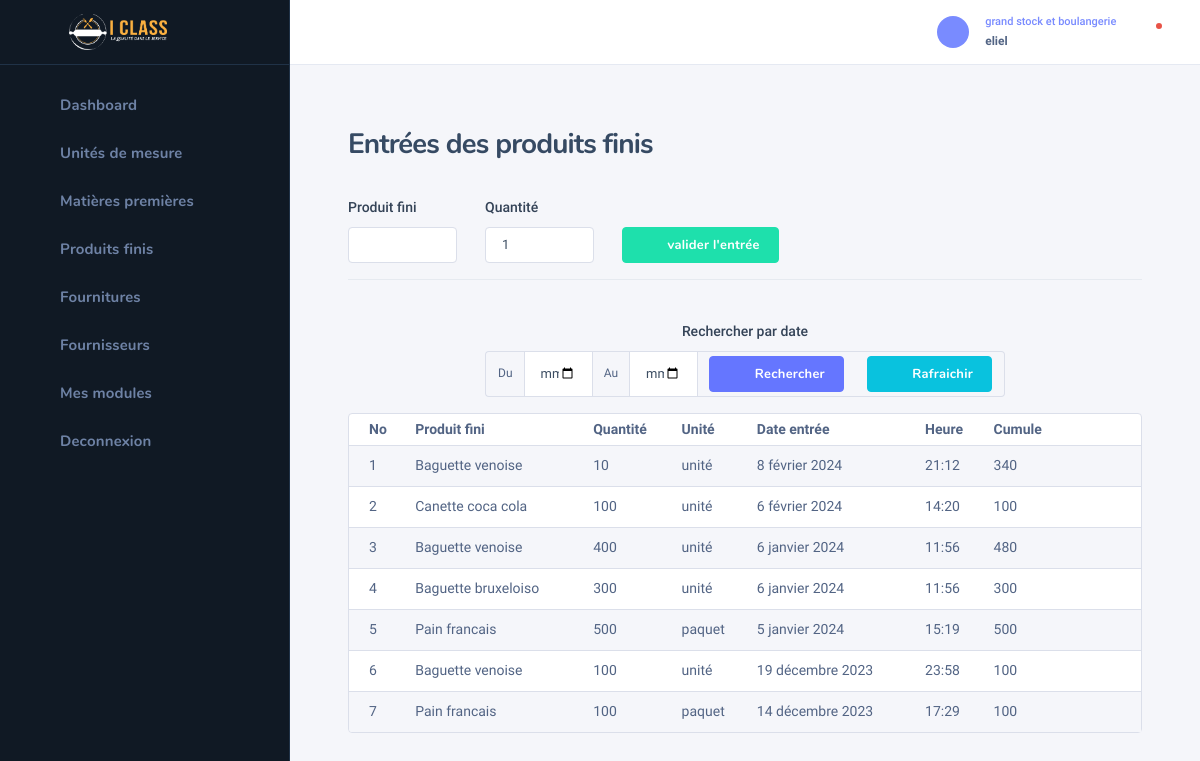
/bakery/entree_pf/ (signed in), run on the app's committed database.
### auth_user/models.py (models this page shows, shortened)
class UserHasRole(models.Model):
    class Meta:
        verbose_name = "Roles utilisateur"
    role = models.ForeignKey(Role, on_delete=models.CASCADE, null=True, blank=True)
    user = models.OneToOneField(User, on_delete=models.CASCADE)

class Role(models.Model):
    name = models.CharField(max_length=255)

### bakery/models.py (models this page shows, shortened)
class EntreePF(models.Model):
    class Meta:
        verbose_name = "Entrées de produit fini"
    produit_fini = models.ForeignKey(ProduitFini, on_delete=models.CASCADE, null=True, verbose_name="produit fini")
    qts = models.IntegerField()
    date = models.DateField(auto_now_add=True, null=True)
    heure = models.TimeField(auto_now_add=True, null=True)
    completed = models.BooleanField(default=False)
    added_at = models.DateTimeField(auto_now_add=True, null=True)
    @property
    def in_stock(self):
        total = 0
        entries = EntreePF.objects.filter(added_at__lt=self.added_at, produit_fini=self.produit_fini)
        outs = SortiePF.objects.filter(added_at__lt=self.added_at, produit_fini=self.produit_fini)
        for entry in entries:
            total += entry.qts
        for o in outs:
            total -= o.qts
        return total + self.qts

class ProduitFini(models.Model):
    class Meta:
        verbose_name = "Produit fini"
    libelle = models.CharField(max_length=255)
    description = models.TextField()
    unite = models.ForeignKey(Unite, on_delete=models.CASCADE)
    critic_qts = models.IntegerField(default=0, blank=True, null=True)
    price = models.DecimalField(max_digits=10, decimal_places=2, null=True, blank=True, default=0, verbose_name="prix")
    type_produit = models.CharField(choices=types_produit, max_length=100, null=True, blank=True,
                                    verbose_name="type de produit")
    total_entry = models.IntegerField(default=0, blank=True, null=True)
    total_out = models.IntegerField(default=0, blank=True, null=True)
    total_sale = models.DecimalField(max_digits=10, decimal_places=2, null=True, blank=True, default=0)

class Unite(models.Model):
    class Meta:
        verbose_name = "Unité de mésure"
    name = models.CharField(max_length=255)

class SortiePF(models.Model):
    class Meta:
        verbose_name = "Sortie de produit fini"
    produit_fini = models.ForeignKey(ProduitFini, on_delete=models.CASCADE, null=True)
    qts = models.IntegerField()
    date = models.DateField(auto_now_add=True, null=True)
    heure = models.TimeField(auto_now_add=True, null=True)
    price = models.DecimalField(max_digits=10, decimal_places=2, null=True, blank=True, verbose_name="prix")
    devise = models.CharField(max_length=25, choices=devises, default=devises[1][0])
    completed = models.BooleanField(default=False)
    added_at = models.DateTimeField(auto_now_add=True, null=True)

### auth_user/decorators.py (the view)
        def wrapper_func(request, *args, **kwargs):
            roles = get_user_roles(request.user)
            check = False
            for i in roles:
                if i.role.name in allowed_roles:
                    check = True
            if check:
                print("Permission accordé")
                return view_func(request, *args, **kwargs)
            else:
                return HttpResponse("Permission non accordée !")

### auth_user/views.py (called while the page is built)
def get_user_roles(utilisateur):
    roles = AffectedRoles.objects.filter(user=utilisateur)
    return roles

### bakery/views.py (called while the page is built, shortened)
@login_required(login_url='login')
@allowed_users(allowed_roles=['grand stock et boulangerie'])
def entree_pf(request):
    pfs = ProduitFini.objects.all()
    entries = EntreePF.objects.all().order_by('-id')
    date1 = None
    date2 = None
    return render(request, 'bakery/entree_pf.html',
                  context={'pfs': pfs, 'entries': entries, 'date1': date1, 'date2': date2})

### utils/context_processor.py (called while the page is built)
def roles_context(request):
    user = request.user
    if user.is_authenticated:
        roles = get_user_roles(user)
        return {'roles': roles.count()}
    return {'roles': 1}

### templates/bakery/entree_pf.html (shortened to what this page needs)
{% extends 'bakery/base_bakery.html' %}
{% load static %}
{% block content %}
    {% include 'bakery/bakery_sidebar.html' %}
    <div class="nk-wrap">
    {% include 'bakery/profile.html' %}
        <div class="nk-content">
            <div class="nk-content ">
                <div class="container-fluid">
                    <div class="nk-content-inner">
                        <div class="nk-content-body">
                            <div class="nk-block-head nk-block-head-sm">
                                <div class="nk-block-between">
                                    <div class="nk-block-head-content">
                                        <h3 class="nk-block-title page-title">Entrées des produits finis</h3>
                                    </div>
                                </div>
                                <div class="nk-block-content row gy-4 mt-2">
                                    <form method="post">
                                        <div class="row">
                                            <div class="col-lg-2">
                                                <div class="form-group">
                                                    <label class="form-label" for="product-title">Produit fini</label>
                                                    <div class="form-control-wrap">
                                                        <input autocomplete="off" type="text" list="pfs" name="name"
                                                               class="form-control" id="product-title" required>
                                                    </div>
                                                </div>
                                            </div>
                                            <div class="col-lg-2">
                                                <div class="form-group">
                                                    <label class="form-label" for="regular-price">Quantité</label>
                                                    <div class="form-control-wrap">
                                                        <input type="number" name="qts" value="1" min="1"
                                                               class="form-control" id="regular-price" required>
                                                    </div>
                                                </div>
                                            </div>
                                            <div class="col-lg-2">
                                                <div class="form-group">
                                                    <button type="submit" id="submit-btn" name="submit-entry"
                                                            class="btn btn-success bg-green-500"
                                                            style="margin-top: 31px"><em
                                                            class="icon ni ni-plus"></em><span>valider l'entrée</span></button>
                                                </div>
                                            </div>
                                        </div>
                                        <hr>
                                    </form>
                                    <form method="get">
                                        <div class="row justify-center text-center">
                                            <div class="col-lg-8">
                                            <div class="form-group">
                                                <label class="form-label text-center">Rechercher par date</label>
                                                <div class="form-control-wrap">
                                                    <div class="input-daterange input-group">
                                                        <div class="input-group-addon">Du</div>
                                                        <input type="date" name="date1" value="{% if date1 %}{{ date1 }}{% endif %}" class="form-control" required/>
                                                        <div class="input-group-addon">Au</div>
                                                        <input type="date" name="date2" value="{% if date2 %}{{ date2 }}{% endif %}" class="form-control"/>
                                                        <div class="input-group-addon">
                                                            <button type="submit" id="submit-btn" name="search"
                                                            class="btn btn-primary"><em
                                                            class="icon ni ni-search"></em><span>Rechercher</span></button>
                                                        </div>
                                                        <div class="input-group-addon">
                                                            <a id="submit-btn" href="{% url 'entree-pf' %}" class="btn btn-info"><em
                                                            class="icon ni ni-repeat-fill"></em><span>Rafraichir</span></a>
                                                        </div>
                                                    </div>
                                                </div>
                                            </div>
                                            </div>
                                        </div>
                                    </form>
                                </div>
                            </div>
                            <div class="nk-block">
                                <div class="card card-bordered">
                                    <div class="card-inner-group">
                                        <div class="card-inner p-0">
                                            <table class="datatable-init-export nowrap table table-striped"
                                                   data-export-title="Export">
                                                <thead>
                                                <tr>
                                                    <th>No</th>
                                                    <th>Produit fini</th>
                                                    <th>Quantité</th>
                                                    <th>Unité</th>
                                                    <th>Date entrée</th>
                                                    <th>Heure</th>
                                                    <th>Cumule</th>
                                                    <th></th>
                                                </tr>
                                                </thead>
                                                <tbody>
                                                {% for entry in entries %}
                                                    <tr>
                                                        <td>{{ forloop.counter }}</td>
                                                        <td>{{ entry.produit_fini.libelle }}</td>
                                                        <td>{{ entry.qts }}</td>
                                                        <td>{{ entry.produit_fini.unite.name }}</td>
                                                        <td>{{ entry.date }}</td>
                                                        <td>{{ entry.heure }}</td>
                                                        <td>{{ entry.in_stock }}</td>
                                                        <td class="center">
                                                            <ul class="nk-tb-actions gx-1 my-n1">
                                                                <li class="me-n1">
                                                                    <div class="dropdown">
                                                                        <a href="#"
                                                                           class="dropdown-toggle btn btn-icon btn-trigger"
                                                                           data-bs-toggle="dropdown"><em
                                                                                class="icon ni ni-more-h"></em></a>
                                                                    </div>
                                                                </li>
                                                            </ul>
                                                        </td>
                                                    </tr>
                                                {% endfor %}
                                                </tbody>
                                            </table>
                                        </div>
                                    </div>
                                </div>
                            </div>
                        </div>
                    </div>
                </div>
            </div>
        </div>
    </div>
{% endblock %}

### templates/bakery/profile.html (shortened to what this page needs)
{% load static %}
<div class="nk-header nk-header-fixed is-light">
                    <div class="container-fluid">
                        <div class="nk-header-wrap">
                            <div class="nk-header-tools">
                                <ul class="nk-quick-nav">
                                    <li class="dropdown user-dropdown">
                                        <a href="#" class="dropdown-toggle" data-bs-toggle="dropdown">
                                            <div class="user-toggle">
                                                <div class="user-avatar sm">
                                                    <em class="icon ni ni-user-alt"></em>
                                                </div>
                                                <div class="user-info d-none d-md-block">
                                                    <div class="user-status">{{ request.user.userhasrole.role.name }}</div>
                                                    <div class="user-name dropdown-indicator">{{ request.user.username }}</div>
                                                </div>
                                            </div>
                                        </a>
                                    </li>
                                    <li class="dropdown notification-dropdown me-n1">
                                        <a hx-get="{% url 'check-notifications' %}" hx-target="#notifications" hx-trigger="click" hx-swap="innerHTML" class="dropdown-toggle nk-quick-nav-icon" data-bs-toggle="dropdown">
                                            <div class="icon-status icon-status-danger"><em class="icon ni ni-bell"></em></div>
                                        </a>
                                    </li>
                                </ul>
                            </div>
                        </div>
                    </div>
                </div>

### data on the page
EntreePF: produit_fini.libelle "Baguette venoise", qts "10", produit_fini.unite.name "unité", date "8 février 2024", heure "21:12", in_stock "340"
EntreePF: produit_fini.libelle "Canette coca cola", qts "100", produit_fini.unite.name "unité", date "6 février 2024", heure "14:20", in_stock "100"
EntreePF: produit_fini.libelle "Baguette venoise", qts "400", produit_fini.unite.name "unité", date "6 janvier 2024", heure "11:56", in_stock "480"
EntreePF: produit_fini.libelle "Baguette bruxeloiso", qts "300", produit_fini.unite.name "unité", date "6 janvier 2024", heure "11:56", in_stock "300"
EntreePF: produit_fini.libelle "Pain francais", qts "500", produit_fini.unite.name "paquet", date "5 janvier 2024", heure "15:19", in_stock "500"
EntreePF: produit_fini.libelle "Baguette venoise", qts "100", produit_fini.unite.name "unité", date "19 décembre 2023", heure "23:58", in_stock "100"
EntreePF: produit_fini.libelle "Pain francais", qts "100", produit_fini.unite.name "paquet", date "14 décembre 2023", heure "17:29", in_stock "100"

### other printed values
{{ request.user.userhasrole.role.name }} "grand stock et boulangerie"
{{ request.user.username }} "eliel"
